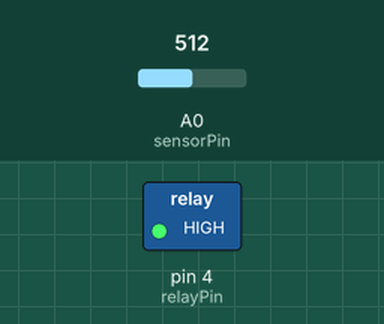
Recording of a sketch running on a simulated Arduino Uno, built with avr-gcc and run on an emulated ATmega328P. Shown: switched loads named in the sketch (green lamp = pin HIGH). The inputs (shaded band) are chosen by the test bench; at power-on: A0 (sensorPin) = 512.

Above: at 1.2 s.
1.3 s: A0 (sensorPin) set to 209
2.8 s: A0 (sensorPin) set to 183
At 3.9 s:
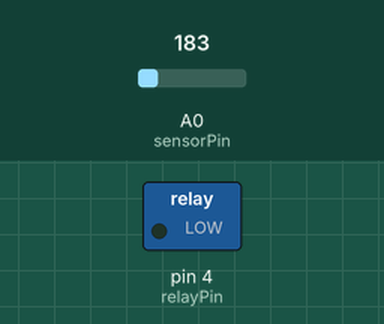
4.3 s: A0 (sensorPin) set to 210
At 5.1 s:
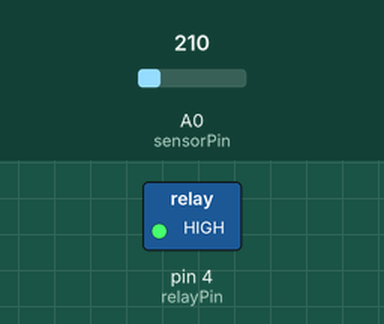
5.8 s: A0 (sensorPin) set to 190
At 6.3 s:
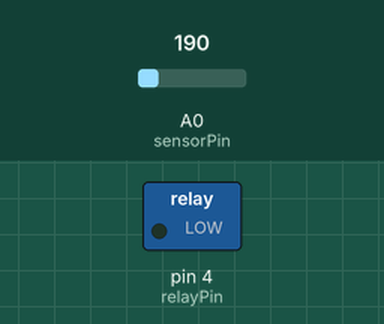
Timing chart, 0 to 8.3 s (numbered marks = the images above; inputs shaded):
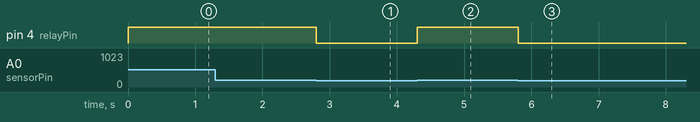

Measured:
- the behaviour switches between 200 and 199 on A0 (sensorPin) (found by bisection; images 0 and 1)
- after the input at 1.3 s, every drawn part: stays the same
- after the input at 2.8 s, pin 4 (relayPin): HIGH → LOW at once
- after the input at 4.3 s, pin 4 (relayPin): LOW → HIGH at once
- after the input at 5.8 s, pin 4 (relayPin): HIGH → LOW at once

The sketch:

suara_relay.ino
```cpp
const int sensorPin = A0;
const int relayPin = 4;
const int soundThreshold = 200; // Ambang batas sensor suara

void setup() {
  pinMode(relayPin, OUTPUT);
  digitalWrite(relayPin, LOW); // Relay awalnya mati
}

void loop() {
  int sensorValue = analogRead(sensorPin);

  if (sensorValue >= soundThreshold) {
    digitalWrite(relayPin, HIGH); // Aktifkan relay jika suara terdeteksi
  } else {
    digitalWrite(relayPin, LOW); // Matikan relay jika tidak ada deteksi suara
  }

  delay(100); // Tunda untuk stabilitas pembacaan
}
```
